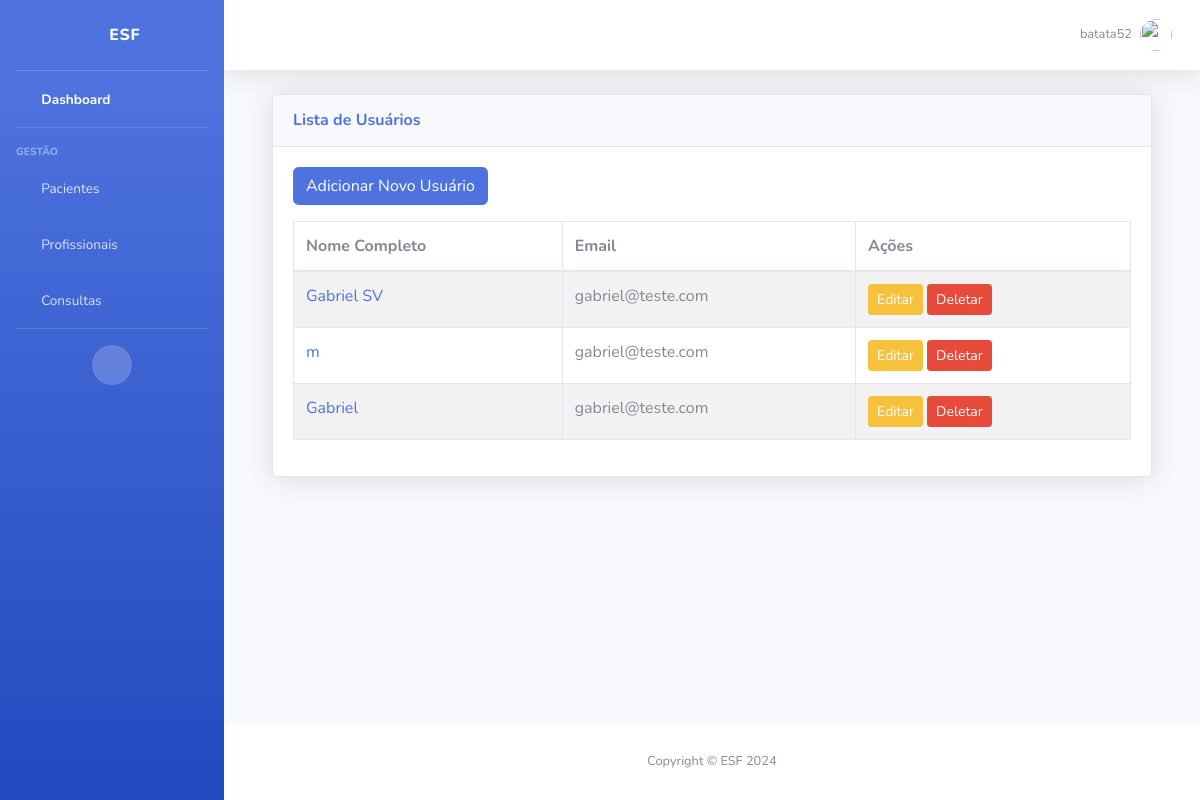
Screenshot of /usuarios/ (signed in) with the database file from the repository.
### usuarios/models.py (models this page shows, shortened)
class Usuario(User):
    nome_completo = models.CharField(max_length=255)
    data_nascimento = models.DateField(null=True, blank=True)
    rua = models.CharField(max_length=255)
    num_casa = models.IntegerField()
    uf = models.CharField(max_length=2)
    cpf = models.CharField(max_length=11, unique=True)
    rg = models.CharField(max_length=9, unique=True)
    nome_mae = models.CharField(max_length=255)
    nome_pai = models.CharField(max_length=255, blank=True, null=True)

### usuarios/views.py (the view)
# urls.py: path('', views.usuario_list, name='usuario_list'),
@login_required
def usuario_list(request):
    usuarios = Usuario.objects.all()
    return render(request, 'usuarios/listaTodos.html', {'usuarios': usuarios})

### templates/usuarios/listaTodos.html
{% extends '_base.html' %}
{% block content %}
    <div class="container-fluid">
        <div class="card shadow mb-4">
            <div class="card-header py-3">
                <h6 class="m-0 font-weight-bold text-primary">Lista de Usuários</h6>
            </div>
            <div class="card-body">
                <div class="mb-3">
                    <a href="{% url 'usuario_create' %}" class="btn btn-primary">Adicionar Novo Usuário</a>
                </div>
                <div class="table-responsive">
                    <table class="table table-bordered table-striped">
                        <thead>
                            <tr>
                                <th>Nome Completo</th>
                                <th>Email</th>
                                <th>Ações</th>
                            </tr>
                        </thead>
                        <tbody>
                            {% for usuario in usuarios %}
                            <tr>
                                <td><a href="{% url 'usuario_detail' usuario.pk %}">{{ usuario.nome_completo }}</a></td>
                                <td>{{ usuario.email }}</td>
                                <td>
                                    <a href="{% url 'usuario_update' usuario.pk %}" class="btn btn-warning btn-sm">Editar</a>
                                    <a href="{% url 'usuario_delete' usuario.pk %}" class="btn btn-danger btn-sm">Deletar</a>
                                </td>
                            </tr>
                            {% endfor %}
                        </tbody>
                    </table>
                </div>
            </div>
        </div>
    </div>
{% endblock %}

### templates/_base.html (shortened to what this page needs)
{% load static %}
<!DOCTYPE html>
<html lang="en">
<head>
    <link href="{% static 'vendor/fontawesome-free/css/all.min.css' %}" rel="stylesheet" type="text/css">
    <link href="{% static 'css/sb-admin-2.min.css' %}" rel="stylesheet">
</head>
<body id="page-top">
    <div id="wrapper">
        <ul class="navbar-nav bg-gradient-primary sidebar sidebar-dark accordion" id="accordionSidebar">
            <a class="sidebar-brand d-flex align-items-center justify-content-center" href="{% url "usuario_list" %}">
                <div class="sidebar-brand-icon">
                    <i class="fas fa-hospital"></i>
                </div>
                <div class="sidebar-brand-text mx-3">ESF</div>
            </a>
            <hr class="sidebar-divider my-0">
            <li class="nav-item active">
                <a class="nav-link" href="">
                    <i class="fas fa-fw fa-tachometer-alt"></i>
                    <span>Dashboard</span>
                </a>
            </li>
            <hr class="sidebar-divider">
            <div class="sidebar-heading">
                Gestão
            </div>
            <li class="nav-item">
                <a class="nav-link" href="#">
                    <i class="fas fa-fw fa-user-injured"></i>
                    <span>Pacientes</span>
                </a>
            </li>
            <li class="nav-item">
                <a class="nav-link" href="#">
                    <i class="fas fa-fw fa-user-md"></i>
                    <span>Profissionais</span>
                </a>
            </li>
            <li class="nav-item">
                <a class="nav-link" href="{% url "agendar_consulta" %}">
                    <i class="fas fa-fw fa-calendar-alt"></i>
                    <span>Consultas</span>
                </a>
            </li>
            <hr class="sidebar-divider d-none d-md-block">
            <div class="text-center d-none d-md-inline">
                <button class="rounded-circle border-0" id="sidebarToggle"></button>
            </div>
        </ul>
        <div id="content-wrapper" class="d-flex flex-column">
            <div id="content">
                <nav class="navbar navbar-expand navbar-light bg-white topbar mb-4 static-top shadow">
                    <ul class="navbar-nav ml-auto">
                        <li class="nav-item dropdown no-arrow">
                            <a class="nav-link dropdown-toggle" href="#" id="userDropdown" role="button" data-toggle="dropdown" aria-haspopup="true" aria-expanded="false">
                                <span class="mr-2 d-none d-lg-inline text-gray-600 small">{{ user.username }}</span>
                                <img class="img-profile rounded-circle" src="{% static 'img/undraw_profile.svg' %}">
                            </a>
                        </li>
                    </ul>
                </nav>
                <div class="container-fluid">
                    {% block content %}
                    {% endblock %}
                </div>
            </div>
            <footer class="sticky-footer bg-white">
                <div class="container my-auto">
                    <div class="copyright text-center my-auto">
                        <span>Copyright &copy; ESF 2024</span>
                    </div>
                </div>
            </footer>
        </div>
    </div>
</body>
</html>

### rows the page displays
Usuario: nome_completo "Gabriel SV", email "gabriel@teste.com"
Usuario: nome_completo "m", email "gabriel@teste.com"
Usuario: nome_completo "Gabriel", email "gabriel@teste.com"

### other values shown
{{ user.username }} "batata52"
